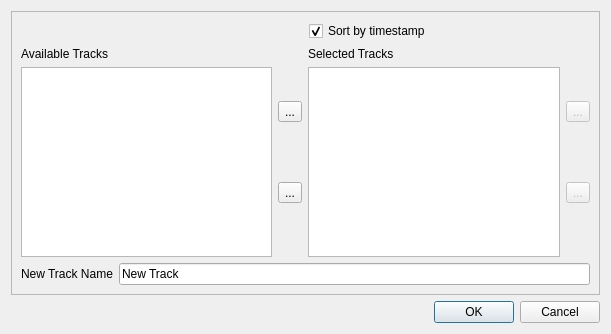
<ui version="4.0" >
 <class>IDlgCombineTracks</class>
 <widget class="QDialog" name="IDlgCombineTracks" >
  <property name="geometry" >
   <rect>
    <x>0</x>
    <y>0</y>
    <width>611</width>
    <height>334</height>
   </rect>
  </property>
  <property name="windowTitle" >
   <string>Combine Tracks ...</string>
  </property>
  <layout class="QVBoxLayout" >
   <item>
    <widget class="QFrame" name="frame" >
     <property name="frameShape" >
      <enum>QFrame::StyledPanel</enum>
     </property>
     <property name="frameShadow" >
      <enum>QFrame::Raised</enum>
     </property>
     <layout class="QVBoxLayout" >
      <item>
       <layout class="QHBoxLayout" >
        <item>
         <widget class="QLabel" name="label_4" >
          <property name="text" >
           <string/>
          </property>
         </widget>
        </item>
        <item>
         <widget class="QCheckBox" name="checkSortTimestamp" >
          <property name="text" >
           <string>Sort by timestamp</string>
          </property>
          <property name="checked" >
           <bool>true</bool>
          </property>
         </widget>
        </item>
       </layout>
      </item>
      <item>
       <layout class="QHBoxLayout" >
        <item>
         <layout class="QVBoxLayout" >
          <item>
           <widget class="QLabel" name="label_2" >
            <property name="text" >
             <string>Available Tracks</string>
            </property>
           </widget>
          </item>
          <item>
           <widget class="QListWidget" name="listTracks" >
            <property name="selectionMode" >
             <enum>QAbstractItemView::ExtendedSelection</enum>
            </property>
           </widget>
          </item>
         </layout>
        </item>
        <item>
         <layout class="QVBoxLayout" >
          <item>
           <widget class="QToolButton" name="toolAdd" >
            <property name="text" >
             <string>...</string>
            </property>
           </widget>
          </item>
          <item>
           <widget class="QToolButton" name="toolDel" >
            <property name="text" >
             <string>...</string>
            </property>
           </widget>
          </item>
         </layout>
        </item>
        <item>
         <layout class="QVBoxLayout" >
          <item>
           <widget class="QLabel" name="label_3" >
            <property name="text" >
             <string>Selected Tracks</string>
            </property>
           </widget>
          </item>
          <item>
           <widget class="QListWidget" name="listSelTracks" >
            <property name="selectionMode" >
             <enum>QAbstractItemView::ExtendedSelection</enum>
            </property>
           </widget>
          </item>
         </layout>
        </item>
        <item>
         <layout class="QVBoxLayout" >
          <item>
           <widget class="QToolButton" name="toolUp" >
            <property name="enabled" >
             <bool>false</bool>
            </property>
            <property name="text" >
             <string>...</string>
            </property>
           </widget>
          </item>
          <item>
           <widget class="QToolButton" name="toolDown" >
            <property name="enabled" >
             <bool>false</bool>
            </property>
            <property name="text" >
             <string>...</string>
            </property>
           </widget>
          </item>
         </layout>
        </item>
       </layout>
      </item>
      <item>
       <layout class="QHBoxLayout" >
        <item>
         <widget class="QLabel" name="label" >
          <property name="text" >
           <string>New Track Name</string>
          </property>
         </widget>
        </item>
        <item>
         <widget class="QLineEdit" name="lineTrackName" >
          <property name="text" >
           <string>New Track</string>
          </property>
         </widget>
        </item>
       </layout>
      </item>
     </layout>
    </widget>
   </item>
   <item>
    <widget class="QDialogButtonBox" name="buttonBox" >
     <property name="orientation" >
      <enum>Qt::Horizontal</enum>
     </property>
     <property name="standardButtons" >
      <set>QDialogButtonBox::Cancel|QDialogButtonBox::NoButton|QDialogButtonBox::Ok</set>
     </property>
    </widget>
   </item>
  </layout>
 </widget>
 <resources/>
 <connections>
  <connection>
   <sender>buttonBox</sender>
   <signal>accepted()</signal>
   <receiver>IDlgCombineTracks</receiver>
   <slot>accept()</slot>
   <hints>
    <hint type="sourcelabel" >
     <x>248</x>
     <y>254</y>
    </hint>
    <hint type="destinationlabel" >
     <x>157</x>
     <y>274</y>
    </hint>
   </hints>
  </connection>
  <connection>
   <sender>buttonBox</sender>
   <signal>rejected()</signal>
   <receiver>IDlgCombineTracks</receiver>
   <slot>reject()</slot>
   <hints>
    <hint type="sourcelabel" >
     <x>316</x>
     <y>260</y>
    </hint>
    <hint type="destinationlabel" >
     <x>286</x>
     <y>274</y>
    </hint>
   </hints>
  </connection>
 </connections>
</ui>
